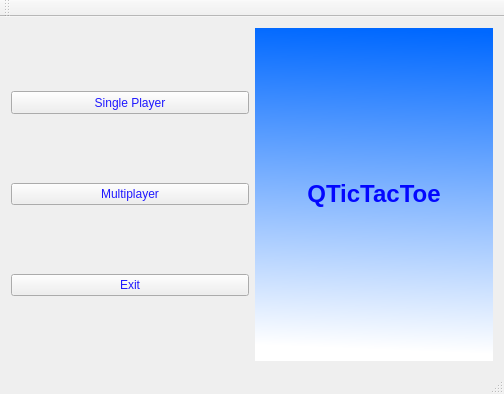
<?xml version="1.0" encoding="UTF-8"?>
<ui version="4.0">
 <class>MainMenu</class>
 <widget class="QMainWindow" name="MainMenu">
  <property name="geometry">
   <rect>
    <x>0</x>
    <y>0</y>
    <width>504</width>
    <height>394</height>
   </rect>
  </property>
  <property name="windowTitle">
   <string>MainMenu</string>
  </property>
  <widget class="QWidget" name="centralWidget">
   <layout class="QHBoxLayout" name="horizontalLayout_4">
    <item>
     <layout class="QVBoxLayout" name="verticalLayout_4">
      <item>
       <widget class="QPushButton" name="spButton">
        <property name="minimumSize">
         <size>
          <width>0</width>
          <height>23</height>
         </size>
        </property>
        <property name="cursor">
         <cursorShape>PointingHandCursor</cursorShape>
        </property>
        <property name="styleSheet">
         <string notr="true">font: 75 16pt &quot;Segoe Script&quot;;
color: rgb(32, 25, 255);</string>
        </property>
        <property name="text">
         <string>Single Player</string>
        </property>
       </widget>
      </item>
      <item>
       <widget class="QPushButton" name="mpButton">
        <property name="cursor">
         <cursorShape>PointingHandCursor</cursorShape>
        </property>
        <property name="styleSheet">
         <string notr="true">font: 75 16pt &quot;Segoe Print&quot;;
color: rgb(32, 25, 255);</string>
        </property>
        <property name="text">
         <string>Multiplayer</string>
        </property>
       </widget>
      </item>
      <item>
       <widget class="QPushButton" name="exitButton">
        <property name="cursor">
         <cursorShape>PointingHandCursor</cursorShape>
        </property>
        <property name="styleSheet">
         <string notr="true">font: 75 16pt &quot;Segoe Print&quot;;
color: rgb(32, 25, 255);</string>
        </property>
        <property name="text">
         <string>Exit</string>
        </property>
       </widget>
      </item>
     </layout>
    </item>
    <item>
     <layout class="QVBoxLayout" name="verticalLayout_5">
      <item>
       <widget class="QLabel" name="label">
        <property name="styleSheet">
         <string notr="true">color: rgb(3, 7, 255);
background-color: qlineargradient(spread:pad, x1:0.466, y1:0.965864, x2:0.494, y2:0, stop:0 rgba(255, 255, 255, 255), stop:1 rgba(0, 104, 255, 255));</string>
        </property>
        <property name="text">
         <string>&lt;html&gt;&lt;head/&gt;&lt;body&gt;&lt;p align=&quot;center&quot;&gt;&lt;span style=&quot; font-size:18pt; font-weight:600;&quot;&gt;QTicTacToe&lt;/span&gt;&lt;/p&gt;&lt;/body&gt;&lt;/html&gt;</string>
        </property>
       </widget>
      </item>
     </layout>
    </item>
   </layout>
  </widget>
  <widget class="QMenuBar" name="menuBar">
   <property name="geometry">
    <rect>
     <x>0</x>
     <y>0</y>
     <width>504</width>
     <height>21</height>
    </rect>
   </property>
  </widget>
  <widget class="QToolBar" name="mainToolBar">
   <attribute name="toolBarArea">
    <enum>TopToolBarArea</enum>
   </attribute>
   <attribute name="toolBarBreak">
    <bool>false</bool>
   </attribute>
  </widget>
  <widget class="QStatusBar" name="statusBar"/>
 </widget>
 <layoutdefault spacing="6" margin="11"/>
 <resources/>
 <connections/>
</ui>
